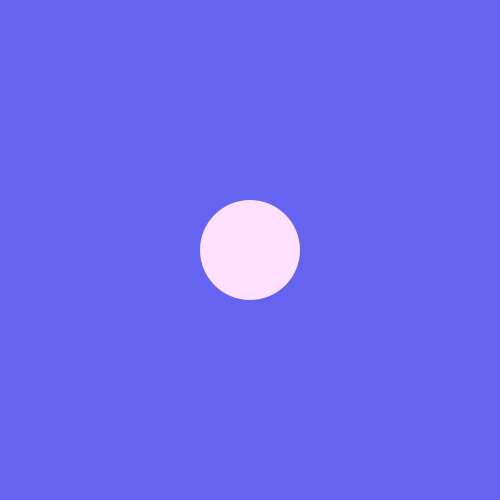
Frame 1 (no input)
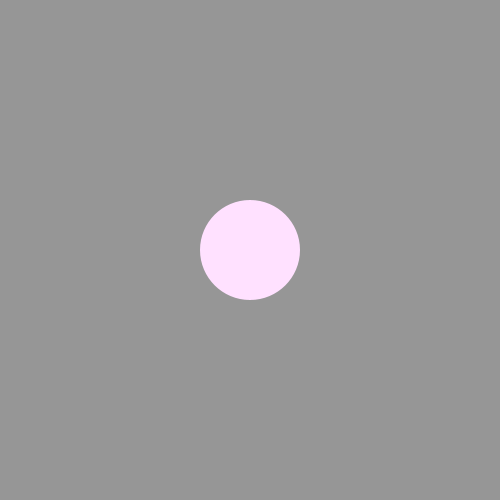
Frame 60 (the mouse pressed at the canvas centre just before this capture)
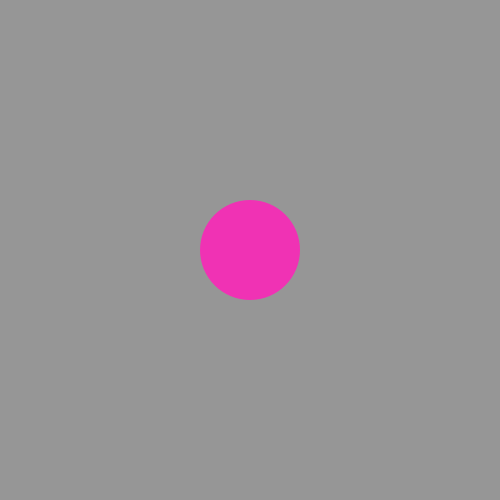
Frame 120 (the mouse held since frame 60 and released just before this capture)

The Processing sketch that drew these frames (run headless with seeded random() and noise(); from frame 60 on, the mouse is pressed at the canvas centre):

// Processing sketch: week_3
// ── week_3.pde
//draw circle in center
//calculate distance between mouse and circle
//if dist < radius -> change fill color
//make boolean, if my ellipse is pressed with if mousePressed
//true = mousePressed && dist. < radius of circle
//print value boolean to screen
//color var - circle bg, circle size, boolean for if ellipse is pressed
//x position and y position

int circleSize;
int xPos, yPos;
color circleColor, bgColor;

boolean isCircleOn;

int distance;

void setup(){
  size(500,500);
  bgColor = color(100, 100, 240);
  background(bgColor);
  
  xPos = width/2;
  yPos = height/2;
  
  circleSize = 100;
}

void draw(){
  background(bgColor);
  
  distance = int(dist(xPos, yPos, mouseX, mouseY));
  
  if(distance<circleSize/2){
    circleColor = color(240, 50, 180);
  }else{
    circleColor = color(255, 225, 255);
  }
  
  if(isCircleOn == true){ //if(isCircleOn)
    bgColor = 255;
  }else{
    bgColor = 150;
  }
  
  noStroke();
  fill(circleColor);
  ellipse(xPos, yPos, circleSize, circleSize);
  
}

void mousePressed(){
  if(distance<circleSize/2){
    isCircleOn = !isCircleOn;
    println(isCircleOn);
  }
  
  //if(distance<circleSize/2){
  //  bgColor = 255;
  //}else{
  //  bgColor =100;
  //}
}
